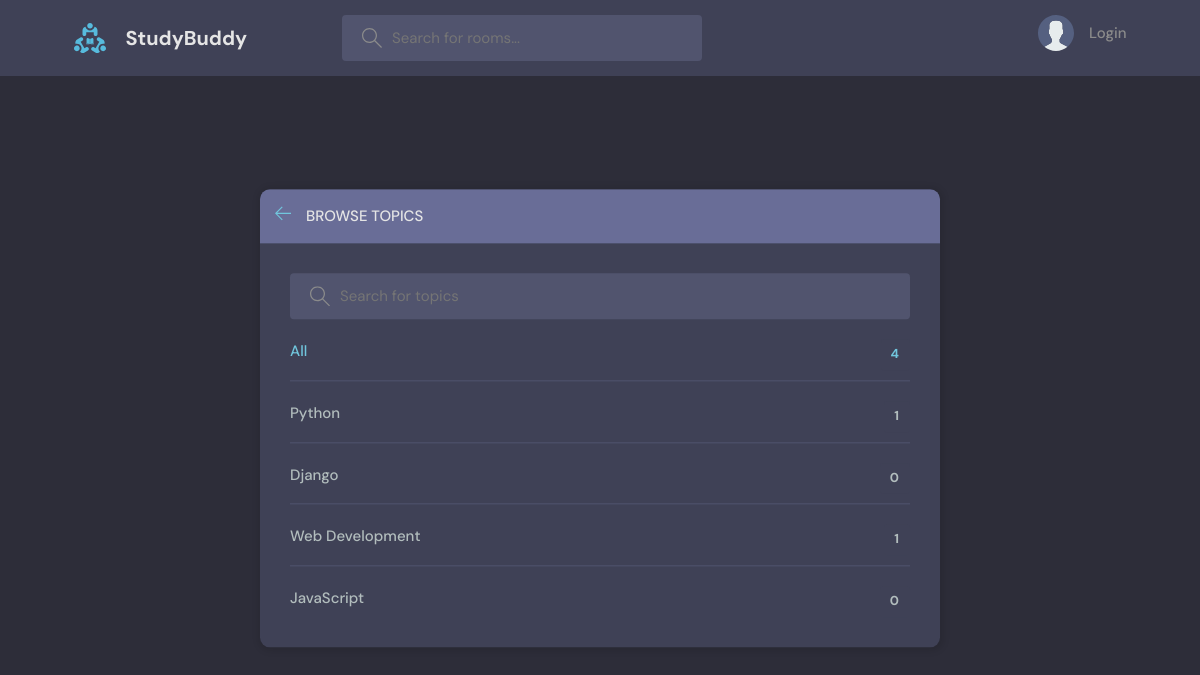
/topics/, run on an earlier commit of the app's database.
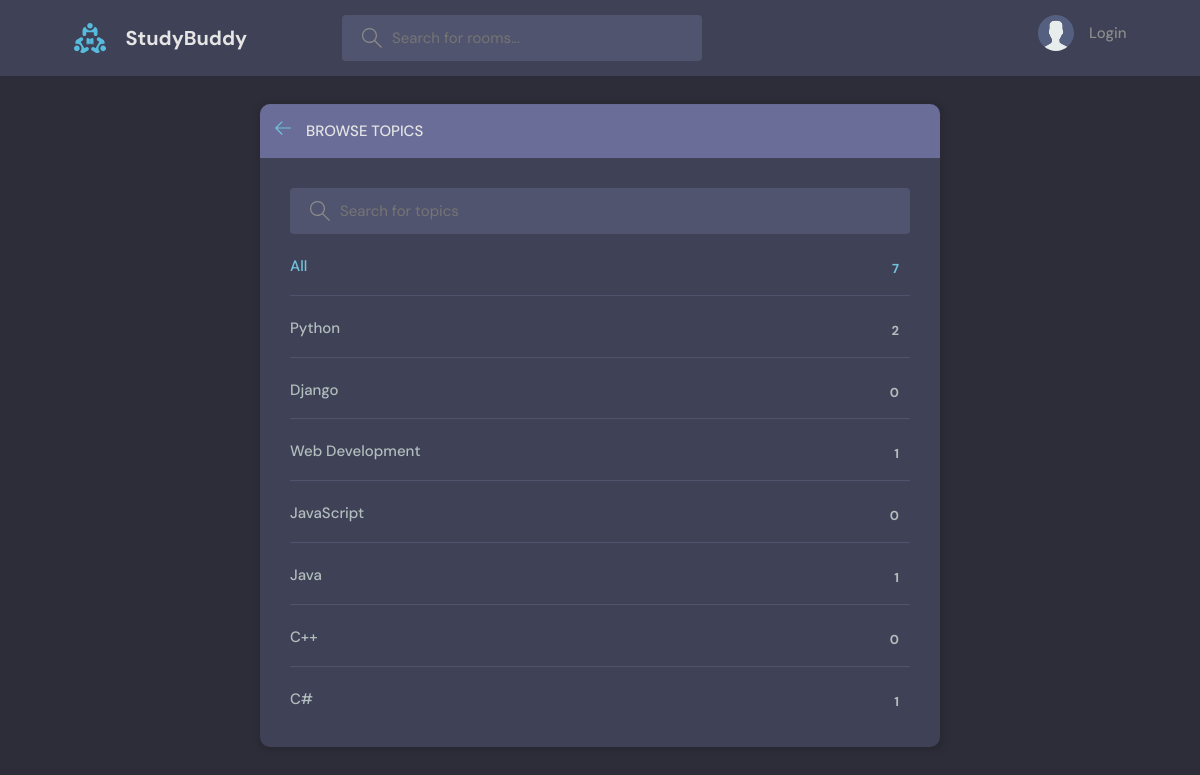
And on a later commit of the database.
### base/models.py (models this page shows, shortened)
class Topic(models.Model):
    name = models.CharField(max_length=200)

### base/views.py (the view)
# urls.py: path('topics/', views.topicsPage, name="topics"),
def topicsPage(request):
    q = request.GET.get('q') if request.GET.get('q') != None else ''
    topics = Topic.objects.filter(name__icontains=q)
    return render(request, 'base/topics.html', {'topics':topics})

### base/templates/base/topics.html (shortened to what this page needs)
{% extends 'main.html' %}
{% block content %}
    <main class="create-room layout">
      <div class="container">
        <div class="layout__box">
          <div class="layout__boxHeader">
            <div class="layout__boxTitle">
              <a href="{% url 'home' %}">
                <svg version="1.1" xmlns="http://www.w3.org/2000/svg" width="32" height="32" viewBox="0 0 32 32">
                  <title>arrow-left</title>
                  <path
                    d="M13.723 2.286l-13.723 13.714 13.719 13.714 1.616-1.611-10.96-10.96h27.625v-2.286h-27.625l10.965-10.965-1.616-1.607z"
                  ></path>
                </svg>
              </a>
              <h3>Browse Topics</h3>
            </div>
          </div>
          <div class="topics-page layout__body">
            <form action="" method="GET" class="header__search">
              <label>
                <input name="q" placeholder="Search for topics" />
              </label>
            </form>
            <ul class="topics__list">
              <li>
                <a href="{% url 'topics' %}" class="active">All <span>{{ topics.count }}</span></a>
              </li>
              {% for topic in topics %}
              <li>
                <a href="{% url 'home' %}?q={{ topic.name }}">{{ topic.name }} <span>{{ topic.room_set.all.count }}</span></a>
              </li>
              {% endfor %}
            </ul>
          </div>
        </div>
      </div>
    </main>
{% endblock %}

### templates/main.html (shortened to what this page needs)
<!DOCTYPE html>
{% load static %}
<html lang="en">
  <head>
    <link rel="stylesheet" href="{% static 'styles/style.css' %}" />
  </head>
  <body>
    {% include 'navbar.html' %}
    {% block content %}
    {% endblock %}
  </body>
</html>

### templates/navbar.html (shortened to what this page needs)
{% load static %}
<header class="header header--loggedIn">
    <div class="container">
      <a href="{% url 'home' %}" class="header__logo">
        <img src="{% static 'images/logo.svg' %}" />
        <h1>StudyBuddy</h1>
      </a>
      <form class="header__search" method="GET" action="{% url 'home' %}">
        <label>
          <input name="q" placeholder="Search for rooms..." />
        </label>
      </form>
      <nav class="header__menu">
        {% if request.user.is_authenticated %}
        <div class="header__user">
          <a href="{% url 'update-user' %}">
            <div class="avatar avatar--medium active">
              <img src="{{ request.user.avatar.url }}" />
            </div>
            <p>{{ request.user.username }} <span>@{{ request.user.username }}</span></p>
          </a>
          <button class="dropdown-button">
            <svg version="1.1" xmlns="http://www.w3.org/2000/svg" width="32" height="32" viewBox="0 0 32 32">
              <title>chevron-down</title>
              <path d="M16 21l-13-13h-3l16 16 16-16h-3l-13 13z"></path>
            </svg>
          </button>
        </div>
        {% else %}
        <a href="{% url 'login' %}">
          <img src="{% static 'images//avatar.svg' %}" />
          <p>Login</p>
        </a>
        {% endif %}
      </nav>
    </div>
  </header>

### static/styles/style.css (style rules this page uses)
:root { --color-main: #71c6dd; --color-main-light: #e1f6fb; --color-dark: #3f4156; --color-dark-medium: #51546e; --color-dark-light: #696d97; --color-light: #e5e5e5; --color-gray: #8b8b8b; --color-light-gray: #b2bdbd; --color-bg: #2d2d39; --color-success: #5dd693; --color-error: #fc4b0b; }
* { font-family: "DM Sans", -apple-system, BlinkMacSystemFont, "Segoe UI", Roboto, Oxygen, Ubuntu, Cantarell, "Open Sans", "Helvetica Neue", sans-serif; margin: 0; padding: 0; box-sizing: border-box; text-rendering: optimizeLegibility; font-size: inherit; }
html { font-size: 56.25%; }
@media only screen and (min-width: 1200px) { html { font-size: 62.5%; } }
body { line-height: 1.6; font-weight: 400; font-size: 1.5rem; color: var(--color-light-gray); background-color: var(--color-bg); min-height: 100vh; }
img { width: 100%; }
a { display: inline-block; color: var(--color-main); text-decoration: none; }
.container { max-width: 120rem; width: 90%; margin: auto; }
.header { padding: 1.5rem; background-color: var(--color-dark); }
.header > .container { display: flex; gap: 9.5rem; }
.header__logo, .header__user { display: flex; gap: 2rem; align-items: center; }
.header__logo > img { height: 3.2rem; width: 3.2rem; }
.header__logo > h1 { font-weight: 700; font-size: 2rem; color: var(--color-light); }
.header__search > label { background-color: var(--color-dark-medium); padding: 1.3rem 1rem; display: flex; align-items: center; gap: 1rem; border-radius: 4px; }
.header__search svg { fill: var(--color-gray); width: 2rem; height: 2rem; margin-left: 1rem; }
.header__search input { width: 30rem; background: transparent; border: none; outline: none; color: var(--color-light); }
.header__menu { margin-left: auto; position: relative; }
.header__menu a { display: flex; gap: 1.5rem; align-items: center; font-weight: 500; text-decoration: none; color: var(--color-gray); }
.header__menu img { height: 3.6rem; }
.header__menu p { line-height: 1.2; }
.layout { margin-top: 2.4rem; }
.layout > .container { display: flex; justify-content: space-between; align-items: flex-start; }
.layout__box { width: 90%; max-width: 48rem; min-height: 40rem; position: absolute; top: 50%; left: 50%; transform: translate(-50%, -46%); background-color: var(--color-dark); border-radius: 1rem; box-shadow: 1px 1px 6px 3px rgba(0, 0, 0, 0.1); overflow: hidden; }
.layout__boxHeader { display: flex; padding: 1.5rem; background-color: var(--color-dark-light); }
.layout__boxTitle { display: flex; gap: 1.5rem; align-items: center; }
.layout__boxTitle h3 { text-transform: uppercase; font-weight: 500; color: var(--color-light); }
.layout__boxTitle svg { width: 1.6rem; height: 1.6rem; fill: var(--color-main); }
.layout__body { margin: 3rem; }
.topics__list { list-style: none; }
.topics__list li a { display: flex; justify-content: space-between; margin-bottom: 3rem; font-weight: 500; color: var(--color-light-gray); transition: all 0.3s ease-in-out; }
.topics__list li a.active, .topics__list li a:hover { color: var(--color-main); }
.topics__list li a span { padding: 0.5rem 1rem; background-color: var(--color-dark); border-radius: 3px; font-size: 1.3rem; font-weight: 700; letter-spacing: 1px; }
.topics-page .topics__list li:not(:last-child) a { margin: 2rem 0; padding-bottom: 1rem; text-decoration: none; border-bottom: 1px solid var(--color-dark-medium); }
.topics-page .header__search { display: block; }
.create-room.layout .layout__box { max-width: 68rem; }

What changed in the data, as far as the page shows it:
computed for Topic "Python": room_set.all.count "1" → "2"
added Topic: name "Java", room_set.all.count "1"
added Topic: name "C++", room_set.all.count "0"
added Topic: name "C#", room_set.all.count "1"
Also different on the page:
{{ topics.count }}: "4" → "7"
